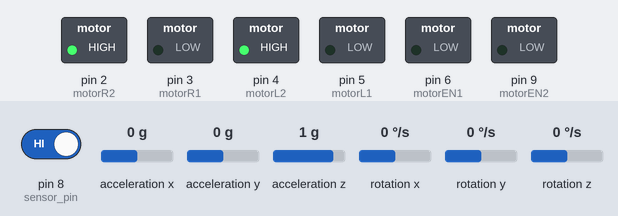
The sketch below on a simulated Arduino Uno, built with avr-gcc and run on an emulated ATmega328P. On the bench: switched loads named in the sketch (green lamp = pin HIGH). Wiring (inferred from the names in the program): MPU-6050 motion sensor at I2C address 0x68. The test bench sets the inputs (shaded band); at power-on: pin 8 (sensor_pin) HIGH, rotation z 0 °/s, acceleration x 0 g, acceleration y 0 g, acceleration z 1 g, rotation x 0 °/s, rotation y 0 °/s. What the sketch prints to the serial monitor is not drawn.

Above: at 4.2 s.
4.3 s: pin 8 (sensor_pin) driven LOW
5.8 s: rotation z set to -192 °/s
At 6.4 s:
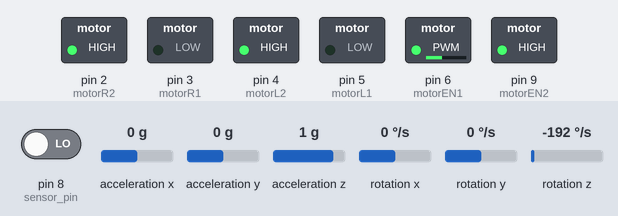
7.3 s: rotation z set to 93 °/s
10.3 s: rotation z set to 101 °/s
At 11.5 s:
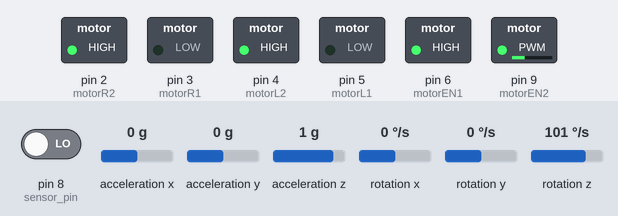
11.8 s: rotation z set to -44 °/s
14.8 s: rotation z set to -50 °/s
Timing chart, 0 to 17.5 s (numbered marks = the images above; inputs shaded):
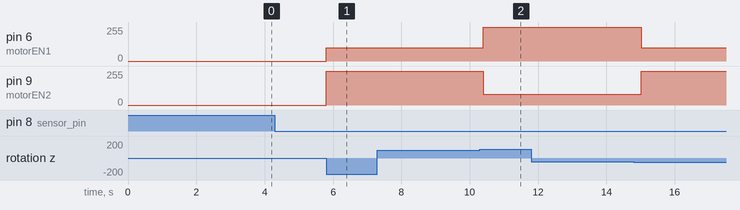

The sketch:

MPU_NAVIGATION_CAR_IN_A_RECTANGULAR_PATH.ino
```cpp
#define motorR1     3   // Right motor control pin 1 (Direction)
#define motorR2     2   // Right motor control pin 2 (Direction)
#define motorL1     5   // Left motor control pin 1 (Direction)
#define motorL2     4   // Left motor control pin 2 (Direction)
#define motorEN1    6   // Right motor PWM pin (Speed control)
#define motorEN2    9   // Left motor PWM pin (Speed control)
#define sensor_pin  8   // Sensor pin to track steps or distance

#include <Wire.h>
const int MPU = 0x68; // MPU6050 I2C address
// Variables to store accelerometer and gyroscope data
float AccX, AccY, AccZ;
float GyroX, GyroY, GyroZ;
// Variables for angles calculated from sensor data
float accAngleX, accAngleY, gyroAngleX, gyroAngleY, gyroAngleZ;
float roll, pitch, yaw;
// Variables to store IMU errors
float AccErrorX = 0, AccErrorY = 0, GyroErrorX = 0, GyroErrorY = 0, GyroErrorZ = 0;
float elapsedTime, currentTime, previousTime, value;
// Step and distance variables
int counter = 0;
int steps = 0;
float distance, distance1, distance2;
float reqDistance1 = 1, reqDistance2 = 4.2 , reqDistance3 = 5.2 , reqDistance4 = 8.2;  // Distances at which turns are made

// Function declarations
void drive_straight(float yaw);
void first_turn_left(float yaw);
void second_turn_left(float yaw);
void third_turn_left(float yaw);
void stop_motors(void);

void setup() {
    // Set motor pins as output
    pinMode(motorR1, OUTPUT);
    pinMode(motorR2, OUTPUT);
    pinMode(motorL1, OUTPUT);
    pinMode(motorL2, OUTPUT);
    pinMode(motorEN1, OUTPUT);
    pinMode(motorEN2, OUTPUT);
    pinMode(sensor_pin, INPUT_PULLUP);  // Sensor pin as input with pullup resistor

    // Set initial motor directions to move forward
    digitalWrite(motorR1, LOW);
    digitalWrite(motorR2, HIGH);
    digitalWrite(motorL1, LOW);
    digitalWrite(motorL2, HIGH);

    Serial.begin(115200);  // Begin serial communication for debugging

    // Initialize MPU6050 communication
    Wire.begin();
    Wire.beginTransmission(MPU);
    Wire.write(0x6B);  // Write to power management register 6B
    Wire.write(0x00);  // Wake up the MPU6050 by writing 0 to the register
    Wire.endTransmission(true);

    // Calculate IMU errors
    calculate_IMU_error();
    delay(3000);  // Delay to stabilize the setup
}

void loop() {
    // Check if sensor is triggered (used for step/distance counting)
    if(digitalRead(sensor_pin)) {
        steps = steps + 1;  // Increment step counter
        while(digitalRead(sensor_pin));  // Wait until sensor signal is released
        // Calculate distances based on steps (assuming 90 steps per rotation)
        distance1 = steps / 90.0;
        distance2 = steps / 90.0;
        distance = steps / 90.0;
        Serial.print(steps);  // Debug: print step count
        Serial.print(" - ");
        Serial.println(distance2);  // Debug: print distance
    }

    // Read accelerometer data
    Wire.beginTransmission(MPU);
    Wire.write(0x3B);  // Start at register 0x3B (ACCEL_XOUT_H)
    Wire.endTransmission(false);
    Wire.requestFrom(MPU, 6, true);  // Read 6 bytes (accelerometer X, Y, Z)
    AccX = (Wire.read() << 8 | Wire.read()) / 16384.0;  // X-axis value
    AccY = (Wire.read() << 8 | Wire.read()) / 16384.0;  // Y-axis value
    AccZ = (Wire.read() << 8 | Wire.read()) / 16384.0;  // Z-axis value

    // Calculate roll and pitch from accelerometer data
    accAngleX = (atan(AccY / sqrt(pow(AccX, 2) + pow(AccZ, 2))) * 180 / PI) - abs(AccErrorX);
    accAngleY = (atan(-1 * AccX / sqrt(pow(AccY, 2) + pow(AccZ, 2))) * 180 / PI) - abs(AccErrorY);

    // Get elapsed time for gyroscope calculations
    previousTime = currentTime;
    currentTime = millis();
    elapsedTime = (currentTime - previousTime) / 1000;  // Convert milliseconds to seconds

    // Read gyroscope data
    Wire.beginTransmission(MPU);
    Wire.write(0x43);  // Start at register 0x43 (GYRO_XOUT_H)
    Wire.endTransmission(false);
    Wire.requestFrom(MPU, 6, true);  // Read 6 bytes (gyroscope X, Y, Z)
    GyroX = (Wire.read() << 8 | Wire.read()) / 131.0;  // Convert to degrees/second
    GyroY = (Wire.read() << 8 | Wire.read()) / 131.0;
    GyroZ = (Wire.read() << 8 | Wire.read()) / 131.0;

    // Correct gyroscope data with previously calculated errors
    GyroX = GyroX - abs(GyroErrorX);
    GyroY = GyroY - abs(GyroErrorY);
    GyroZ = GyroZ - abs(GyroErrorZ);

    // Integrate gyroscope data to get angles
    gyroAngleX += GyroX * elapsedTime;
    gyroAngleY += GyroY * elapsedTime;
    yaw += GyroZ * elapsedTime;

    // Complementary filter to combine accelerometer and gyroscope readings
    roll = 0.96 * gyroAngleX + 0.04 * accAngleX;
    pitch = 0.96 * gyroAngleY + 0.04 * accAngleY;

    // Debug: Print roll, pitch, yaw, and distances
    Serial.print(roll);
    Serial.print("/");
    Serial.print(pitch);
    Serial.print("/");
    Serial.print(yaw);
    Serial.print("/");
    Serial.print(distance1);
    Serial.print("/");
    Serial.println(distance2);

    // Call function for first turn
    first_turn_left(yaw);
}

// Function to drive straight, adjusting speed based on yaw
void drive_straight(float yaw) {
    if(yaw > 0) {
        analogWrite(motorEN1, 255);  // Increase right motor speed
        analogWrite(motorEN2, 80);   // Decrease left motor speed
    } else if(yaw < 0) {
        analogWrite(motorEN1, 100);  // Decrease right motor speed
        analogWrite(motorEN2, 255);  // Increase left motor speed
    }
}

// Function for first left turn
void first_turn_left(float yaw) {
    if(distance1 < reqDistance1) {
        drive_straight(yaw);  // Keep driving straight until reaching the first distance threshold
    } else if(distance1 >= reqDistance1 && yaw < 85) {
        analogWrite(motorEN1, 0);  // Stop right motor
        analogWrite(motorEN2, 180);  // Turn left using the left motor
    } else {
        second_turn_left(yaw);  // Move to the second turn after completing the first
    }
}

// Function for second left turn
void second_turn_left(float yaw) {
    if(distance2 < reqDistance2) {
        drive_straight(yaw - 85);  // Adjust yaw after first turn
    } else if(distance2 >= reqDistance2 && yaw < 175) {
        analogWrite(motorEN1, 0);  // Stop right motor
        analogWrite(motorEN2, 180);  // Turn left using the left motor
    } else {
        third_turn_left(yaw);  // Move to the third turn
    }
}

// Function for third left turn
void third_turn_left(float yaw) {
    if(distance < reqDistance3) {
        drive_straight(yaw - 175);  // Adjust yaw after second turn
    } else if(distance >= reqDistance3 && yaw < 265) {
        analogWrite(motorEN1, 0);  // Stop right motor
        analogWrite(motorEN2, 180);  // Turn left using the left motor
    } else {
        if(distance < reqDistance4) {
            drive_straight(yaw - 265);  // Adjust yaw after third turn
        } else if(distance >= reqDistance4 && yaw < 350) {
            analogWrite(motorEN1, 0);  // Stop right motor
            analogWrite(motorEN2, 100);  // Slow left motor for final adjustment
        } else {
            stop_motors();  // Stop the robot completely
        }
    }
}

// Function to stop all motors
void stop_motors(void) {
    digitalWrite(motorR1, HIGH);
    digitalWrite(motorR2, HIGH);
    digitalWrite(motorL1, HIGH);
    digitalWrite(motorL2, HIGH);
    analogWrite(motorEN1, 0);  // Stop PWM for both motors
    analogWrite(motorEN2, 0);
}

// Function to calculate IMU sensor errors
void calculate_IMU_error() {
    // Loop to gather sensor data and calculate average error
    for (int i = 0; i < 200; i++) {
        // Read accelerometer and gyroscope values (similar to loop function)
        // Accumulate errors for each axis
        AccErrorX += AccX;
        AccErrorY += AccY;
        GyroErrorX += GyroX;
        GyroErrorY += GyroY;
        GyroErrorZ += GyroZ;
    }
    // Average the error over the 200 samples
    AccErrorX /= 200;
    AccErrorY /= 200;
    GyroErrorX /= 200;
    GyroErrorY /= 200;
    GyroErrorZ /= 200;
}
```

Measured:
- the behaviour switches between 96 and 97 °/s on rotation z (found by bisection; images 1 and 2)
- after the input at 5.8 s, pin 6 (motorEN1): 0/255 → 100/255 at once; pin 9 (motorEN2): 0/255 → 255/255 at once
